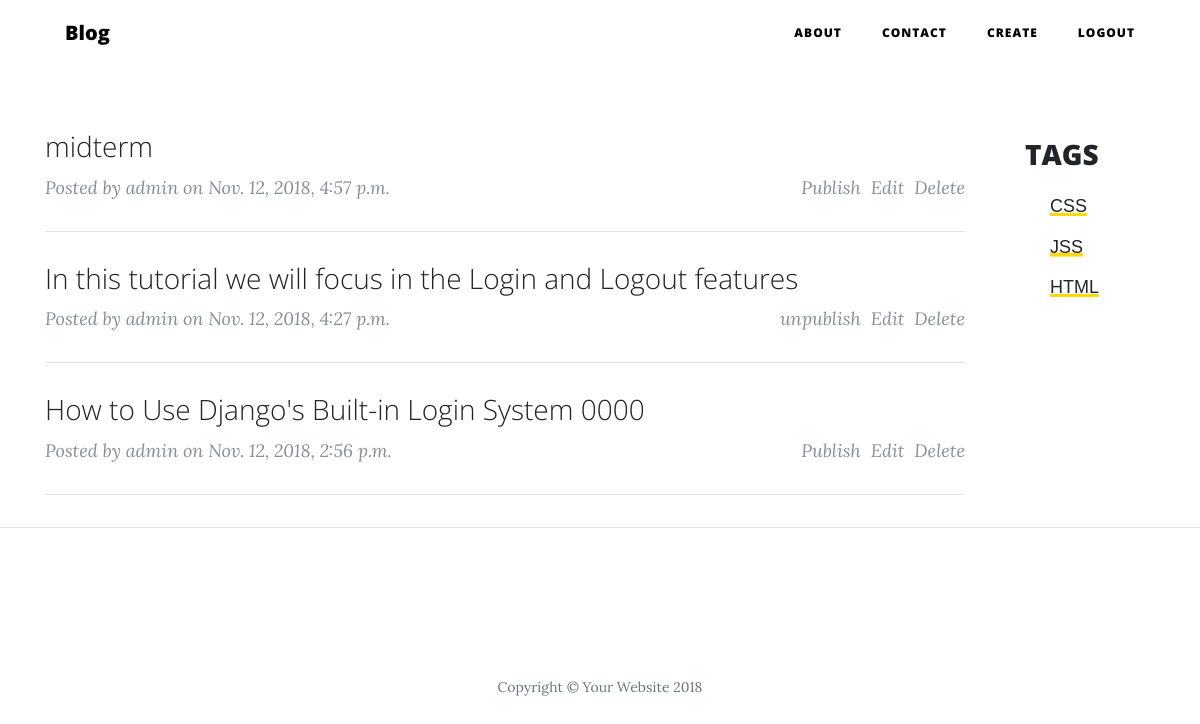
The app's page / (signed in) with its own data.
### post/models.py (models this page shows, shortened)
class Post(models.Model):
    headline = models.CharField(max_length=100)
    content = HTMLField()
    pub_date = models.DateTimeField(auto_now_add=True)
    user = models.ForeignKey(User, on_delete=models.CASCADE)
    cat = models.CharField(max_length=50, default='none')
    published = models.BooleanField(default=False)
    class Meta:
        ordering = ('headline',)

### post/views.py (the view)
# urls.py: url(r'^$', index),
def index(request):
    if request.user.is_authenticated():
        posts_list = Post.objects.all().order_by('-pub_date')
    else:
        posts_list = Post.objects.filter(published=True).order_by('-pub_date')
    cats = Category.objects.all()
    page = request.GET.get('page', 1)
    paginator = Paginator(posts_list, 3)
    try:
        posts = paginator.page(page)
    except PageNotAnInteger:
        posts = paginator.page(1)
    except EmptyPage:
        posts = paginator.page(paginator.num_pages)
    return render(request, 'post/index.html', {'posts':posts, 'cats':cats, 'success':['user created successfully']})

### post/templates/post/index.html (shortened to what this page needs)
{% extends "./base.html" %}
{% block content %}
{% load static %}
    <div class="container" style="margin-top: 100px">
      <div class="row">
        <div class="col-lg-10 col-md-12 mx-auto">
          {% for post in posts %}
          <div class="post-preview">
            <a href="/{{post.pk}}">
              <h3 class="post-subtitle">
                {{post.headline}}
              </h3>
            </a>
            <p class="post-meta">Posted by
              <a href="#">{{post.user}}</a>
              on {{post.pub_date}}
              {% if user.is_authenticated %}
              <a class="" href="/delete/{{post.id}}" style="margin-left:10px; float:right">Delete</a>
              <a class="" href="/edit/{{post.id}}" style="margin-left:10px; float:right">Edit</a>
              {%if post.published %}
              <a href="/pub/{{post.id}}"  style="float:right">unpublish</a>
              {% endif %}
              {%if not post.published %}
              <a href="/pub/{{post.id}}"  style="float:right">Publish</a>
              {% endif %}
              {%endif%}
            </p>
          </div>
          <hr>
          {% endfor %}
        </div>
        <div class="col-lg-2 col-md-12 mx-auto" style="">
          <ul class="sidebar">
              <h4>TAGS</h4>
              <li><a href="#">CSS</a></li>
              <li><a href="#">JSS</a></li>
              <li><a href="#">html</a></li>
          </ul>
        </div>
      </div>
    </div>
    <hr>
    {% endblock content %}

### post/templates/post/base.html (shortened to what this page needs)
<!DOCTYPE html>
<html lang="en">
  <head>{% load static %}
    <link href="{% static 'blog/vendor/bootstrap/css/bootstrap.min.css' %}" rel="stylesheet">
    <link href="{% static 'blog/vendor/fontawesome-free/css/all.min.css' %}" rel="stylesheet" type="text/css">
    <link href="{% static 'blog/css/clean-blog.css' %}" rel="stylesheet">
  </head>
  <body>
    <nav class="navbar navbar-expand-lg navbar-light fixed-top" id="mainNav" >
      <div class="container">
        <a class="navbar-brand" href="/">Blog</a>
        <div class="collapse navbar-collapse" id="navbarResponsive">
          <ul class="navbar-nav ml-auto">
            <li class="nav-item">
              <a class="nav-link" href="#">About</a>
            </li>
            <li class="nav-item">
              <a class="nav-link" href="#">Contact</a>
            </li>
            {% if user.is_authenticated %}
            <li class="nav-item">
              <a class="nav-link" href="create-post/">Create</a>
            </li>
            <li class="nav-item">
              <a class="nav-link" href="/logout/">Logout</a>
            </li>
            {%endif%}
          </ul>
        </div>
      </div>
    </nav>
    {% block content %}{% endblock content %}
    <footer>
      <div class="container">
        <div class="row">
          <div class="col-lg-8 col-md-10 mx-auto">
            <ul class="list-inline text-center">
              <li class="list-inline-item">
                <a href="#">
                  <span class="fa-stack fa-lg">
                    <i class="fas fa-circle fa-stack-2x"></i>
                    <i class="fab fa-twitter fa-stack-1x fa-inverse"></i>
                  </span>
                </a>
              </li>
              <li class="list-inline-item">
                <a href="#">
                  <span class="fa-stack fa-lg">
                    <i class="fas fa-circle fa-stack-2x"></i>
                    <i class="fab fa-facebook-f fa-stack-1x fa-inverse"></i>
                  </span>
                </a>
              </li>
              <li class="list-inline-item">
                <a href="#">
                  <span class="fa-stack fa-lg">
                    <i class="fas fa-circle fa-stack-2x"></i>
                    <i class="fab fa-github fa-stack-1x fa-inverse"></i>
                  </span>
                </a>
              </li>
            </ul>
            <p class="copyright text-muted">Copyright &copy; Your Website 2018</p>
          </div>
        </div>
      </div>
    </footer>
  </body>
</html>

### blog/static/blog/css/clean-blog.css (style rules this page uses)
body { font-size: 20px; color: #212529; font-family: 'Lora', 'Times New Roman', serif; }
p { line-height: 1.5; margin: 30px 0; }
p a { text-decoration: underline; }
h1, h2, h3, h4, h5, h6 { font-weight: 800; font-family: 'Open Sans', 'Helvetica Neue', Helvetica, Arial, sans-serif; }
a { color: rgba(0, 76, 153, 0.8); -webkit-transition: all 0.2s; transition: all 0.2s; }
#mainNav { position: absolute; border-bottom: 1px solid #e9ecef; background-color: white; font-family: 'Open Sans', 'Helvetica Neue', Helvetica, Arial, sans-serif; }
#mainNav .navbar-brand { font-weight: 800; color: #343a40; }
#mainNav .navbar-nav > li.nav-item > a { font-size: 12px; font-weight: 800; letter-spacing: 1px; text-transform: uppercase; }
@media only screen and (min-width: 992px) { #mainNav { border-bottom: 1px solid transparent; background: transparent; } }
@media only screen and (min-width: 992px) { #mainNav .navbar-brand { padding: 10px 20px; color: black; } }
@media only screen and (min-width: 992px) { #mainNav .navbar-nav > li.nav-item > a { padding: 10px 20px; color: black; } }
@media only screen and (min-width: 992px) { #mainNav { -webkit-transition: background-color 0.2s; transition: background-color 0.2s; -webkit-transform: translate3d(0, 0, 0); transform: translate3d(0, 0, 0); -webkit-backface-visibility: hidden; } }
.post-preview > a { color: #212529; }
.post-preview > a > .post-subtitle { font-weight: 300; margin: 0 0 10px; }
.post-preview > .post-meta { font-size: 18px; font-style: italic; margin-top: 0; color: #868e96; }
.post-preview > .post-meta > a { text-decoration: none; color: #868e96; }
footer { padding: 50px 0 65px; }
footer .list-inline { margin: 0; padding: 0; }
footer .copyright { font-size: 14px; margin-bottom: 0; text-align: center; }
h4 { font-size: 1.4em; line-height: 1.3; margin: 2em 0px 0.75em; }
.sidebar { margin-top: -1em; margin-left: -10px; }
.sidebar > li { text-transform: uppercase; font-family: "Fira Sans", arial, sans-serif; font-weight: 400; font-size: 0.9em; margin-bottom: 0.75em; list-style: none; padding-left: 25px; }
.sidebar a { color: inherit; outline: none; text-decoration: none; transition: all 0.2s ease-out 0s; background: linear-gradient(rgb(255, 217, 0), rgb(255, 217, 0)) left 0px bottom 0px / 100% 0.2em no-repeat; background-repeat: no-repeat; background-position: left 0px bottom 0px; }

### records on screen
Post: headline "midterm", user "admin", pub_date "Nov. 12, 2018, 4:57 p.m."
Post: headline "In this tutorial we will focus in the Login and Logout features", user "admin", pub_date "Nov. 12, 2018, 4:27 p.m."
Post: headline "How to Use Django's Built-in Login System 0000", user "admin", pub_date "Nov. 12, 2018, 2:56 p.m."
